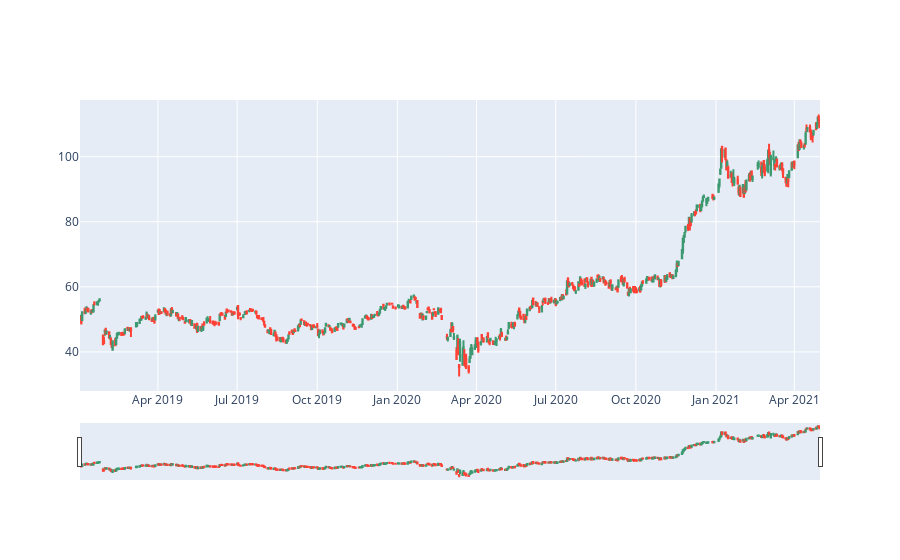

Notebook source saved alongside this figure:
### Code cell
plotHistorico(Vale3)

### Figure 1 — Plotly figure (JSON) as saved in the notebook; plotly's stock layout.template omitted (floating-point values rounded to 4 significant figures; data arrays with more than 128 entries replaced by an {"elided": "..."} marker saying what was removed)
{"data": [{"close": {"elided": "573 float values"}, "high": {"elided": "573 float values"}, "low": {"elided": "573 float values"}, "open": {"elided": "573 float values"}, "type": "candlestick", "x": {"elided": "573 str values"}}], "layout": {}}
